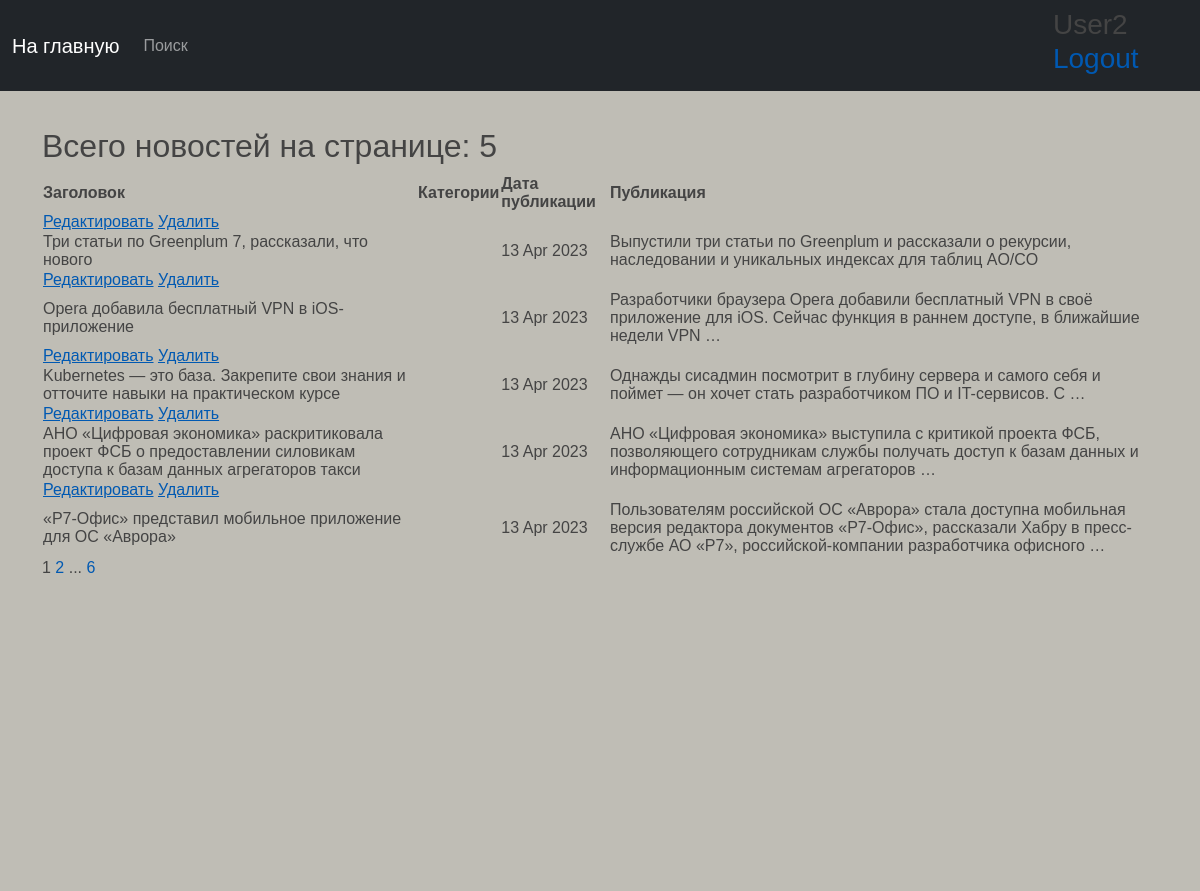
The app's page /news/ (signed in) with its own data.
### news/models.py (models this page shows, shortened)
class Post(models.Model):
    author = models.ForeignKey(Author, on_delete=models.CASCADE)
    view = models.CharField(max_length=2, choices=OPTIONS_POST)
    time_in = models.DateTimeField(auto_now_add=True)
    category = models.ManyToManyField(Category, through='PostCategory')
    title = models.CharField(max_length=150)
    text = models.TextField()
    rating_post = models.IntegerField(default=0)

### news/views.py (the view)
# urls.py: path('', PostsList.as_view(), name='post_list'),
class PostsList(ListView):
    model = Post
    ordering = '-time_in'
    template_name = 'posts.html'
    context_object_name = 'posts'
    paginate_by = 5
    def get_context_data(self, **kwargs):
        context = super().get_context_data(**kwargs)
        return context

### news/templatetags/custom_filters.py (called while the page is built)
@register.filter()
def censor(word):
    if isinstance(word, str):
        for i in word.split():
            if i.capitalize() in cens_words:
                word = word.replace(i, i[0] + '*' * len(i))
    else:
        raise ValueError('custom_filters -> censor -> A string is expected, but a different data type has been entered')
    return word

### templates/posts.html (shortened to what this page needs)
{% extends 'flatpages/default.html' %}
{% load custom_filters %}
{% block content %}
    <h2>Всего новостей на странице: {{ object_list|length }}</h2>
    {% if posts %}
        <table>
            <tr>
                <td><b>Заголовок</b></td>
                <td><b>Категории</b></td>
                <td><b>Дата публикации</b></td>
                <td><b>Публикация</b></td>
            </tr>
            {% for post in posts %}
                    <td>
                        <a href="{% url 'news_edit' post.id %}"><u>Редактировать</u></a>
                        <a href="{% url 'news_delete' post.id %}"><u> Удалить </u></a>
        </td>
            <tr>
                <td>{{ post.title|censor }}</td>
                <td>
                </td>
                <td>{{ post.time_in|date:'d M Y' }}</td>
                <td>{{ post.text|truncatewords:20|censor }}</td>
            </tr>
            {% endfor %}
        </table>
    {% else %}
        <h2>Новостей нет!</h2>
    {% endif %}
   {{ page_obj.number }}
   {% if page_obj.has_next %}
       <a href="?page={{ page_obj.next_page_number }}">{{ page_obj.next_page_number }}</a>
       {% if paginator.num_pages != page_obj.next_page_number %}
           ...
           <a href="?page={{ page_obj.paginator.num_pages }}">{{ page_obj.paginator.num_pages }}</a>
       {% endif %}
   {% endif %}
{% endblock content %}

### templates/flatpages/default.html (shortened to what this page needs)
{% load static account socialaccount %}
<html lang="en">
    <head>
        <link href="{% static 'css/styles.css' %}" rel="stylesheet" />
    </head>
    <body>
     <nav class="navbar navbar-expand-lg navbar-dark bg-dark static-top">
           <div class="container">
               <a class="navbar-brand" href="{% url 'post_list' %}">На главную </a>
               <div class="collapse navbar-collapse" id="navbarResponsive">
                   <ul class="navbar-nav ml-auto">
                       <li class="nav-item active">
                           <a class="nav-link" href="{% url 'post_search' %}">Поиск</a>
                           </li>
                   </ul>
               </div>
           </div>
         {% if user.is_authenticated %}
         <h3>{{ user.username }} <a href="../accounts/logout">Logout</a></h3>
         {% else %}
         <h3><a href="{% provider_login_url "google" %}">Login</a></h3>
         {% endif %}
        </nav>
    <div class="general-container">
            <div class="container">
               <div class="row">
                   <div class="col-lg-12 col-lg-offset-2">
                       {% block content %}{% endblock content %}
                   </div>
               </div>
            </div>
    </div>
    </body>
</html>

### records on screen
Post: title|censor "Три статьи по Greenplum 7, рассказали, что нового", time_in "13 Apr 2023", text|censor "Выпустили три статьи по Greenplum и рассказали о рекурсии, наследовании и уникальных индексах для таблиц AO/CO"
Post: title|censor "Opera добавила бесплатный VPN в iOS-приложение", time_in "13 Apr 2023", text|censor "Разработчики браузера Opera добавили бесплатный VPN в своё приложение для iOS. Сейчас функция в раннем доступе, в ближайшие недели VPN …"
Post: title|censor "Kubernetes — это база. Закрепите свои знания и отточите навыки на практическом курсе", time_in "13 Apr 2023", text|censor "Однажды сисадмин посмотрит в глубину сервера и самого себя и поймет — он хочет стать разработчиком ПО и IT-сервисов. С …"
Post: title|censor "АНО «Цифровая экономика» раскритиковала проект ФСБ о предоставлении силовикам доступа к базам данных агрегаторов такси", time_in "13 Apr 2023", text|censor "АНО «Цифровая экономика» выступила с критикой проекта ФСБ, позволяющего сотрудникам службы получать доступ к базам данных и информационным системам агрегаторов …"
Post: title|censor "«Р7-Офис» представил мобильное приложение для ОС «Аврора»", time_in "13 Apr 2023", text|censor "Пользователям российской ОС «Аврора» стала доступна мобильная версия редактора документов «Р7-Офис», рассказали Хабру в пресс-службе АО «Р7», российской-компании разработчика офисного …"

### other values on screen
{{ user.username }} "User2"
{{ object_list|length }} "5"
{{ page_obj.number }} "1"
{{ page_obj.next_page_number }} "2"
{{ page_obj.paginator.num_pages }} "6"
